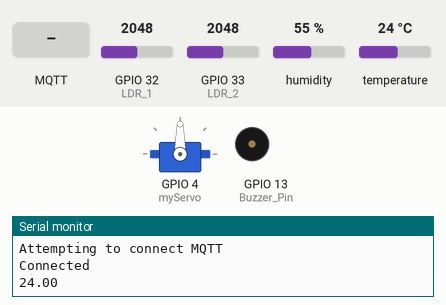
Simulated run of this sketch. Board: ESP32. Parts: servo, buzzer (waves = sounding), the last lines printed to the serial monitor. The test bench sets the inputs (shaded band); at power-on: GPIO 32 (LDR_1) = 2048, GPIO 33 (LDR_2) = 2048, humidity 55 %, temperature 24 °C. WiFi joins after 1.5 s; servers stay silent unless stated; no MQTT or app messages arrive unless stated.

Above: at 3.2 s.
3.3 s: GPIO 32 (LDR_1) set to 1228
At 4.15 s:
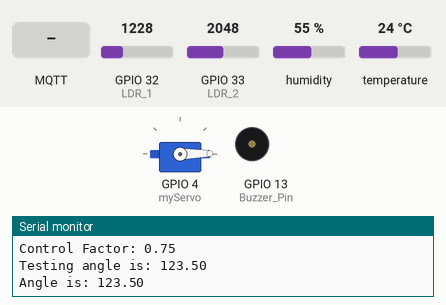
6.8 s: MQTT message "1" arrives on the first subscribed topic
At 10.2 s:
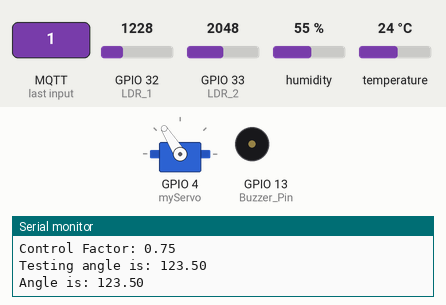
10.3 s: GPIO 33 (LDR_2) set to 1303
At 12.4 s:
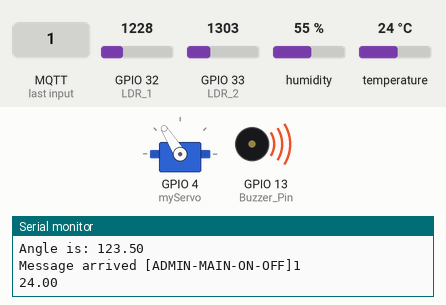
14.4 s: GPIO 33 (LDR_2) set to 1168
18.5 s: GPIO 32 (LDR_1) set to 1102
22.9 s: GPIO 32 (LDR_1) set to 140
At 27.7 s:
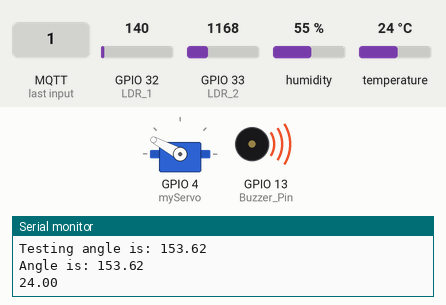
Timing chart, 0 to 28.9 s (numbered marks = the images above; inputs shaded):
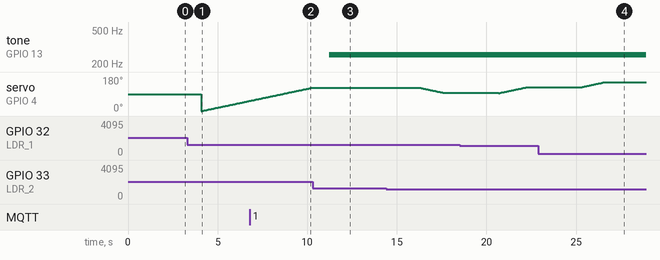

Measured:
- after the input at 22.9 s, servo on GPIO 4 (myServo): moves from 125° to 152° over 1.3 s, starting after 2.3 s

The sketch:

esp32-arduino.ino
```cpp
#include <WiFi.h>
#include <PubSubClient.h>
#include <DHTesp.h>
#include <NTPClient.h>
#include <WiFiUdp.h>
#include <ESP32Servo.h>

#define DHT_Pin 15
#define Buzzer_Pin 13
#define LDR_1 32
#define LDR_2 33

DHTesp dhtSensor;

WiFiClient espClient;
PubSubClient mqttClient(espClient);

WiFiUDP ntpUDP;
NTPClient timeClient(ntpUDP);

//arrays created
char tempAr[6];

char LDRValue1[6];
char LDRValue2[6];

bool isScheduledON = false;
unsigned long scheduledOnTime;

float controlFactor = 0.75;
int minAngleValue = 30;

Servo myServo;
int p = 0;
float angle = 0;
int currentAngle = 0;

void setup() {
  Serial.begin(115200);
  delay(10);
  myServo.attach(4);

  setUpWifi();
  setupMqtt();
  dhtSensor.setup(DHT_Pin, DHTesp::DHT22);

  timeClient.begin();
  timeClient.setTimeOffset(5.5*3600);

  pinMode(Buzzer_Pin, OUTPUT);
  digitalWrite(Buzzer_Pin, LOW);

  pinMode(LDR_1,INPUT);
  pinMode(LDR_2,INPUT);
}

void loop() {
  if (!mqttClient.connected()){
    connectToBroker();
  }
  mqttClient.loop();

  updateTemperature();
  Serial.println(tempAr);
  mqttClient.publish("Dulan Admin Temp", tempAr); // Added missing semicolon
  delay(2000);

  checkSchedule();

  int a = analogRead(LDR_1);
  int b = analogRead(LDR_2);
  Serial.print("LDR 1 : ");
  Serial.println(String(a));
  Serial.print("LDR 2 : ");
  Serial.println(String(b));
  String(a).toCharArray(LDRValue1, 6);
  mqttClient.publish("Dulan Admin LDR-1", LDRValue1);
  String(b).toCharArray(LDRValue2, 6);
  mqttClient.publish("Dulan Admin LDR-2", LDRValue2);

  float maxIntensity;

  float D;
  if (b>a) {
    D = 1.5;
    maxIntensity = (float)(4063-a)/4063;
  } else {
    // right LDR is high
    D = 0.5;
    maxIntensity = (float)(4063-b)/4063;
  }
  Serial.print("Minimum Angle Value: ");
  Serial.println(minAngleValue);
  Serial.print("Control Factor: ");
  Serial.println(controlFactor);
  Serial.print("Testing angle is: ");
  Serial.println(minAngleValue * D + (180 - minAngleValue) * controlFactor * maxIntensity);


  if (minAngleValue * D + (180 - minAngleValue) * controlFactor * maxIntensity < 180){
    angle = minAngleValue * D + (180 - minAngleValue) * controlFactor * maxIntensity;
    Serial.print("Angle is: ");
    Serial.println(angle);
  }
  else{
    angle = 180;
    Serial.print("Angle is (180): ");
    Serial.println(int(angle));
  }

  moveServo();

  delay(1000);
}

void updateTemperature(){
  TempAndHumidity data = dhtSensor.getTempAndHumidity();
  String(data.temperature, 2).toCharArray(tempAr, 6);
}

void setUpWifi(){
  Serial.println();
  Serial.print("Connecting to ");
  Serial.println("Wokwi-Guest");
  WiFi.begin("Wokwi-GUEST", "");

  while (WiFi.status() != WL_CONNECTED) {
    delay(1000);
    Serial.print(".");
  }
  Serial.println("WiFi connected");
  Serial.println("IP address: ");
  Serial.println(WiFi.localIP());
}

void setupMqtt(){
  mqttClient.setServer("test.mosquitto.org", 1883);
  mqttClient.setCallback(receiveCallback);
}

void connectToBroker(){
  while (!mqttClient.connected()){
    Serial.println("Attempting to connect MQTT");
    String clientId = "ESP32-" + String(WiFi.macAddress());
    if(mqttClient.connect(clientId.c_str())){
      Serial.println("Connected");
      mqttClient.subscribe("ADMIN-MAIN-ON-OFF");
      mqttClient.subscribe("ADMIN-SCH-ON");
      mqttClient.subscribe("MIN-ANGLE");
      mqttClient.subscribe("CONTROL-FAC");
    } else{
      Serial.println("Failed");
      Serial.print(mqttClient.state());
      delay(5000);
    }
  }
}
void buzzerOn(bool on){
  if(on){
    tone(Buzzer_Pin, 256);
  }else{
    noTone(Buzzer_Pin);
  }
}

void moveServo(){
  if (currentAngle<int(angle)){
    for (p=currentAngle;p<int(angle);p++)
  {
    myServo.write(p);
    delay(50);
    currentAngle = int(angle);
  }
  }
  else{
    for (p=currentAngle;p>int(angle);p--)
  {
    myServo.write(p);
    delay(50);
    currentAngle = int(angle);
  }
  }

}

void receiveCallback(char* topic, byte* payload, unsigned int length) {
  Serial.print("Message arrived [");
  Serial.print(topic);
  Serial.print("]");

  char payloadCharAr[length];

  for(int i = 0; i < length; i++){
    Serial.print((char)payload[i]);
    payloadCharAr[i] = (char)payload[i];
  }
  Serial.println();

  if (strcmp(topic, "ADMIN-MAIN-ON-OFF") == 0) {
    buzzerOn(payloadCharAr[0] == '1');
  }
  else if(strcmp(topic, "ADMIN-SCH-ON") == 0){
    if (payloadCharAr[0] == 'N') {
      isScheduledON = false;
    }else{
      isScheduledON = true;
      scheduledOnTime = atol(payloadCharAr);
    }
  }
  else if(strcmp(topic, "MIN-ANGLE") == 0){
    minAngleValue = atoi(payloadCharAr);
    Serial.print("Min Angle Value: ");
    Serial.println(minAngleValue);
  }
  else if(strcmp(topic, "CONTROL-FAC") == 0){
    controlFactor = atof(payloadCharAr);
    Serial.print("Control Factor: ");
    Serial.println(controlFactor);
  }
}

void checkSchedule() {
  if (isScheduledON) {
    unsigned long currentTime = getTime();
    if (currentTime > scheduledOnTime){
      buzzerOn(true);
      isScheduledON=false;
      mqttClient.publish("ADMIN-MAIN-ON-OFF-ESP", "1");
      Serial.println("Scheduled ON");
    }
  }
}

unsigned long getTime() {
  timeClient.update();
  return timeClient.getEpochTime();
}
```
